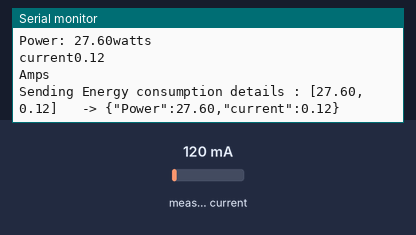
Bench run of a sketch on a simulated ESP8266 (NodeMCU). Parts: the last lines printed to the serial monitor. The test bench sets the inputs (shaded band); at power-on: measured current 120 mA. WiFi joins after 1.5 s; servers stay silent unless stated; no MQTT or app messages arrive unless stated.

Above: at 2.7 s.
2.8 s: measured current set to 40 mA
At 2.88 s:
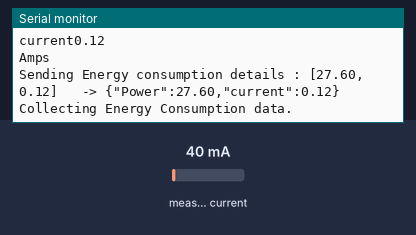
4.4 s: measured current set to 500 mA
At 6.1 s:
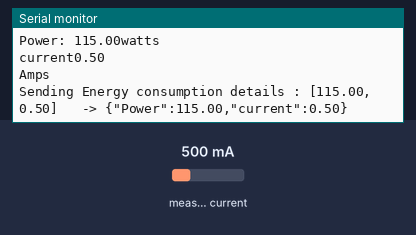
Timing chart, 0 to 7.6 s (numbered marks = the images above; inputs shaded):
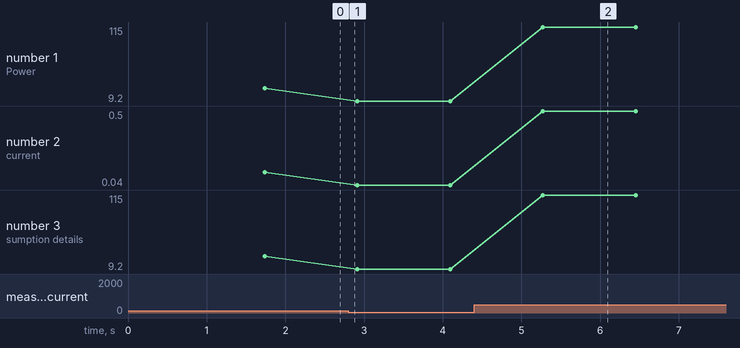

The sketch:

esp8266-dht-mqtt.ino
```cpp
//#include "DHT.h"
#include <PubSubClient.h>
#include <ESP8266WiFi.h>
#include "EmonLib.h"

#define WIFI_AP "Rihusoft"
#define WIFI_PASSWORD "R1hu50ft"

#define TOKEN "lOM4w0mvkJD8WhGxKRDD"

EnergyMonitor emon1;                   // Create an instance


/*// DHT
#define DHTPIN 2
#define DHTTYPE DHT22*/

char thingsboardServer[] = "demo.thingsboard.io";

WiFiClient wifiClient;

// Initialize DHT sensor.
//DHT dht(DHTPIN, DHTTYPE);

PubSubClient client(wifiClient);

int status = WL_IDLE_STATUS;
unsigned long lastSend;

void setup()
{
  Serial.begin(115200);
  //dht.begin();
  delay(10);
  InitWiFi();
  client.setServer( thingsboardServer, 1883 );
  lastSend = 0;
  emon1.current(0, 36.5);       // Current: input pin, calibration.


}

void loop()
{
  if ( !client.connected() ) {
    reconnect();
  }

  if ( millis() - lastSend > 1000 ) { // Update and send only after 1 seconds
    getAndSendTemperatureAndHumidityData();
    lastSend = millis();
  }

  client.loop();
}

void getAndSendTemperatureAndHumidityData()
{
  Serial.println("Collecting Energy Consumption data.");

  /*// Reading temperature or humidity takes about 250 milliseconds!
  float h = dht.readHumidity();
  // Read temperature as Celsius (the default)
  float t = dht.readTemperature();

  // Check if any reads failed and exit early (to try again).
  if (isnan(h) || isnan(t)) {
    Serial.println("Failed to read from DHT sensor!");
    return;
  }*/

  double Irms = emon1.calcIrms(1430);  // Calculate Irms only
  double p = Irms*230.0;
  Serial.print("Power: ");
  Serial.print(p);         // Apparent power
  Serial.println("watts");
  Serial.print("current");
  Serial.println(Irms); // Irms
  Serial.println("Amps");
  //delay(500);

  /*Serial.print("Humidity: ");
  Serial.print(h);
  Serial.print(" %\t");
  Serial.print("Temperature: ");
  Serial.print(t);
  Serial.print(" *C ");*/

  String power = String(p);
  String current = String(Irms);


  // Just debug messages
  Serial.print( "Sending Energy consumption details : [" );

  Serial.print( power ); Serial.print( "," );

  Serial.print( current );
  Serial.print( "]   -> " );

  // Prepare a JSON payload string
  String payload = "{";
  payload += "\"Power\":"; payload += power; payload += ",";
  payload += "\"current\":"; payload += current;
  payload += "}";

  // Send payload
  char attributes[100];
  payload.toCharArray( attributes, 100 );
  client.publish( "v1/devices/me/telemetry", attributes );
  Serial.println( attributes );

}

void InitWiFi()
{
  Serial.println("Connecting to AP ...");
  // attempt to connect to WiFi network

  WiFi.begin(WIFI_AP, WIFI_PASSWORD);
  while (WiFi.status() != WL_CONNECTED) {
    delay(500);
    Serial.print(".");
  }
  Serial.println("Connected to AP");
}


void reconnect() {
  // Loop until we're reconnected
  while (!client.connected()) {
    status = WiFi.status();
    if ( status != WL_CONNECTED) {
      WiFi.begin(WIFI_AP, WIFI_PASSWORD);
      while (WiFi.status() != WL_CONNECTED) {
        delay(500);
        Serial.print(".");
      }
      Serial.println("Connected to AP");
    }
    Serial.print("Connecting to ThingsBoard node ...");
    // Attempt to connect (clientId, username, password)
    if ( client.connect("ESP8266 Device", TOKEN, NULL) ) {
      Serial.println( "[DONE]" );
     /* double Irms = emon1.calcIrms(1430);  // Calculate Irms only
      while(Irms!=0){
          Serial.print("power=");
      Serial.println(Irms*230.0);
      Serial.print("current=");
      Serial.println(Irms);
      delay(1000);*/


    } else {
      Serial.print( "[FAILED] [ rc = " );
      Serial.print( client.state() );
      Serial.println( " : retrying in 5 seconds]" );
      // Wait 5 seconds before retrying
      delay( 5000 );
    }
  }
}
```

Measured:
- after the input at 4.4 s, the serial monitor: prints a new line after 0.87 s (image 2)
- plotted number 1: 27.6 → 9.2 after the input at 2.8 s, 9.2 → 115 after the input at 4.4 s
- plotted number 2: 0.12 → 0.04 after the input at 2.8 s, 0.04 → 0.5 after the input at 4.4 s
- plotted number 3: 27.6 → 9.2 after the input at 2.8 s, 9.2 → 115 after the input at 4.4 s
